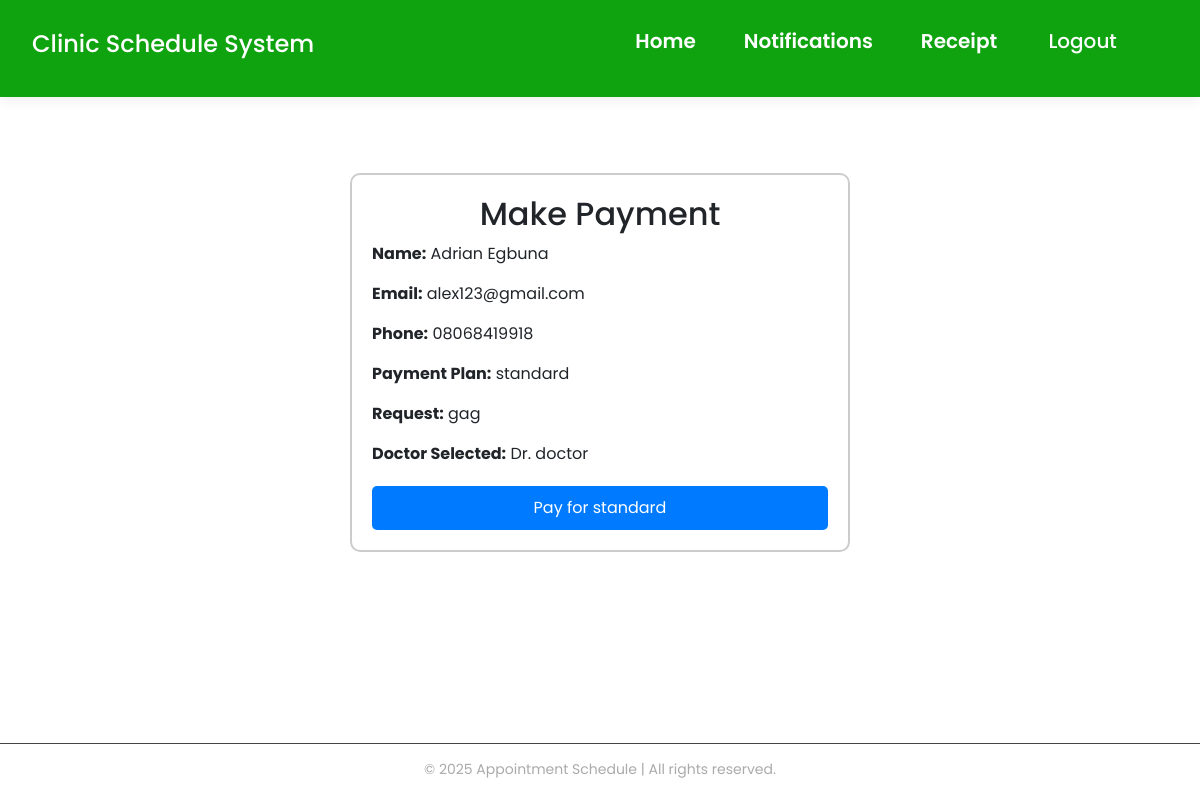
The page /payment/1 (signed in) on the database its author committed.
### Scheduler/models.py (models this page shows, shortened)
class Appointments(models.Model):
    user = models.ForeignKey(
        CustomUser,
        on_delete=models.CASCADE,
        related_name='appointments_as_user',
        null=True
    )
    first_name = models.CharField(max_length=25)
    last_name = models.CharField(max_length=25)
    email = models.EmailField()
    phone = models.CharField(max_length=15)
    PAYMENT_CHOICES = [
        ('premium', 'Premium'),
        ('standard', 'Standard'),
        ('basic', 'Basic'),
    ]
    payment = models.CharField(max_length=8, choices=PAYMENT_CHOICES, null=True)
    amount = models.PositiveIntegerField(null=True)
    made_payment = models.BooleanField(default=False)
    request = models.TextField()
    file = models.FileField(upload_to='uploads/', null=True, blank=True)
    date_created = models.DateTimeField(auto_now_add=True)
    doctor_selected = models.ForeignKey(
        CustomUser,
        on_delete=models.CASCADE,
        limit_choices_to={'role': 'doctor'},
        related_name='appointments',
        null=True
    )
    STATUS_CHOICES = [
        ('pending', 'Pending'),
        ('accepted', 'Accepted(ongoing)'),
        ('rejected', 'Rejected'),
        ('ended', 'Ended'),
    ]
    status = models.CharField(max_length=10, choices=STATUS_CHOICES, default='pending')
    status_date = models.DateField(null=True, blank=True)
    call_requested = models.BooleanField(default=False)
    appointment_date = models.DateField(null=True, blank=True)
    call_room_url = models.CharField(max_length=255, default='', blank=True)
    class Meta:
        ordering = ["-date_created"]

### users/models.py (models this page shows)
class CustomUser(AbstractUser):
    ROLE_CHOICES = [
        ('doctor', 'Doctor'),
        ('patient', 'Patient'),
    ]
    role = models.CharField(max_length=10, choices=ROLE_CHOICES, default='patient')

### Scheduler/views.py (the view, shortened to what this page needs)
# urls.py: path('payment/<int:appointment_id>', views.payment, name='payment'),
@login_required
def payment(request, appointment_id):
    if request.user.role == 'doctor':
        return redirect('not_authorized')
    appointment = get_object_or_404(Appointments, id=appointment_id, user=request.user)
    doctor = appointment.doctor_selected
    return render(request, 'Scheduler/payment.html', {'appointment': appointment, 'doctor':doctor})

### Scheduler/templates/Scheduler/payment.html (shortened to what this page needs)
{% extends "Scheduler/base.html" %}
{% block content %}
  <div class="payment-container">
    <h2>Make Payment</h2>
    <div class="payment-details">
      <p><strong>Name:</strong> {{ appointment.first_name }} {{ appointment.last_name }}</p>
      <p><strong>Email:</strong> {{ appointment.email }}</p>
      <p><strong>Phone:</strong> {{ appointment.phone }}</p>
      <p><strong>Payment Plan:</strong> {{ appointment.payment }}</p>
      <p><strong>Request:</strong> {{ appointment.request }}</p>
      <p><strong>Doctor Selected:</strong> Dr. {{ doctor.username }}</p>
    </div>
    <form action="{% url 'payment' appointment.id %}" method="post">
      <button type="submit">Pay for {{ appointment.payment }}</button>
    </form>
  </div>
{% endblock %}

### Scheduler/static/Scheduler/main.css (style rules this page uses)
* { padding: 0; margin: 0; box-sizing: border-box; font-family: "Poppins", "Times New Roman"; }
body { background-color: #f7f9fc; color: #333; }
.payment-container { max-width: 500px; margin: 60px auto; padding: 20px; border: 2px solid #ccc; border-radius: 10px; font-family: Arial, sans-serif; }
.payment-container h2 { text-align: center; }
.payment-container .payment-details { margin-bottom: 20px; }
.payment-container button { width: 100%; padding: 10px; background: #007bff; color: white; border: none; font-size: 16px; cursor: pointer; border-radius: 5px; }

### rows shown on the page
Appointments: first_name "Adrian", last_name "Egbuna", email "alex123@gmail.com", phone "08068419918", payment "standard", request "gag"
CustomUser: username "doctor"
